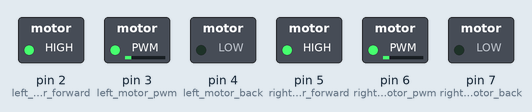
Bench run of a sketch on a simulated Arduino Uno, built with avr-gcc and run on an emulated ATmega328P. Shown: switched loads named in the sketch (green lamp = pin HIGH).

Above: at 0.1 s.
Timing chart, 0 to 1.6 s (numbered marks = the images above):
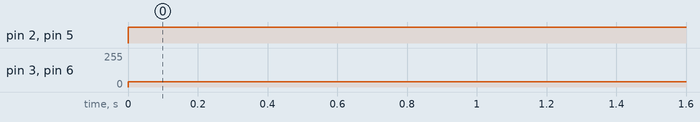

Measured:
- by itself, pin 2 (left_motor_forward), pin 5 (right_motor_forward): LOW → HIGH at 0.00 s
- by itself, pin 3 (left_motor_pwm), pin 6 (right_motor_pwm): 0/255 → 40/255 at 0.00 s

The sketch:

motor_drive_494_basic.ino
```cpp
// EE494 Capstone Project Arduino code
// All rights are reserved
// DUAYENLER Ltd. Şti


#define left_motor_back 4
#define left_motor_forward 2
#define right_motor_forward 5
#define right_motor_back 7
#define left_motor_pwm 3
#define right_motor_pwm 6

// Variable Declerations
// int pwm_offset = 0; // Direct motor command from host.


void setup() {
  // Pin initialization
  pinMode(left_motor_back, OUTPUT);
  pinMode(left_motor_forward, OUTPUT);
  pinMode(right_motor_forward, OUTPUT);
  pinMode(right_motor_back, OUTPUT);
  pinMode(left_motor_pwm, OUTPUT);
  pinMode(right_motor_pwm, OUTPUT);
  Serial.begin(19200);
  digitalWrite(left_motor_back, LOW);
  digitalWrite(left_motor_forward, LOW);
  digitalWrite(right_motor_back, LOW);
  digitalWrite(right_motor_forward, LOW);
  Serial.begin(57600);
}


void loop() {
  int pwm_offset = 40;
  analogWrite(left_motor_pwm, pwm_offset);
  analogWrite(right_motor_pwm, pwm_offset);
  initial_start();
}

void initial_start () {
  digitalWrite(left_motor_back, LOW);
  digitalWrite(left_motor_forward, HIGH);
  digitalWrite(right_motor_forward, HIGH);
  digitalWrite(right_motor_back, LOW);
}
```
